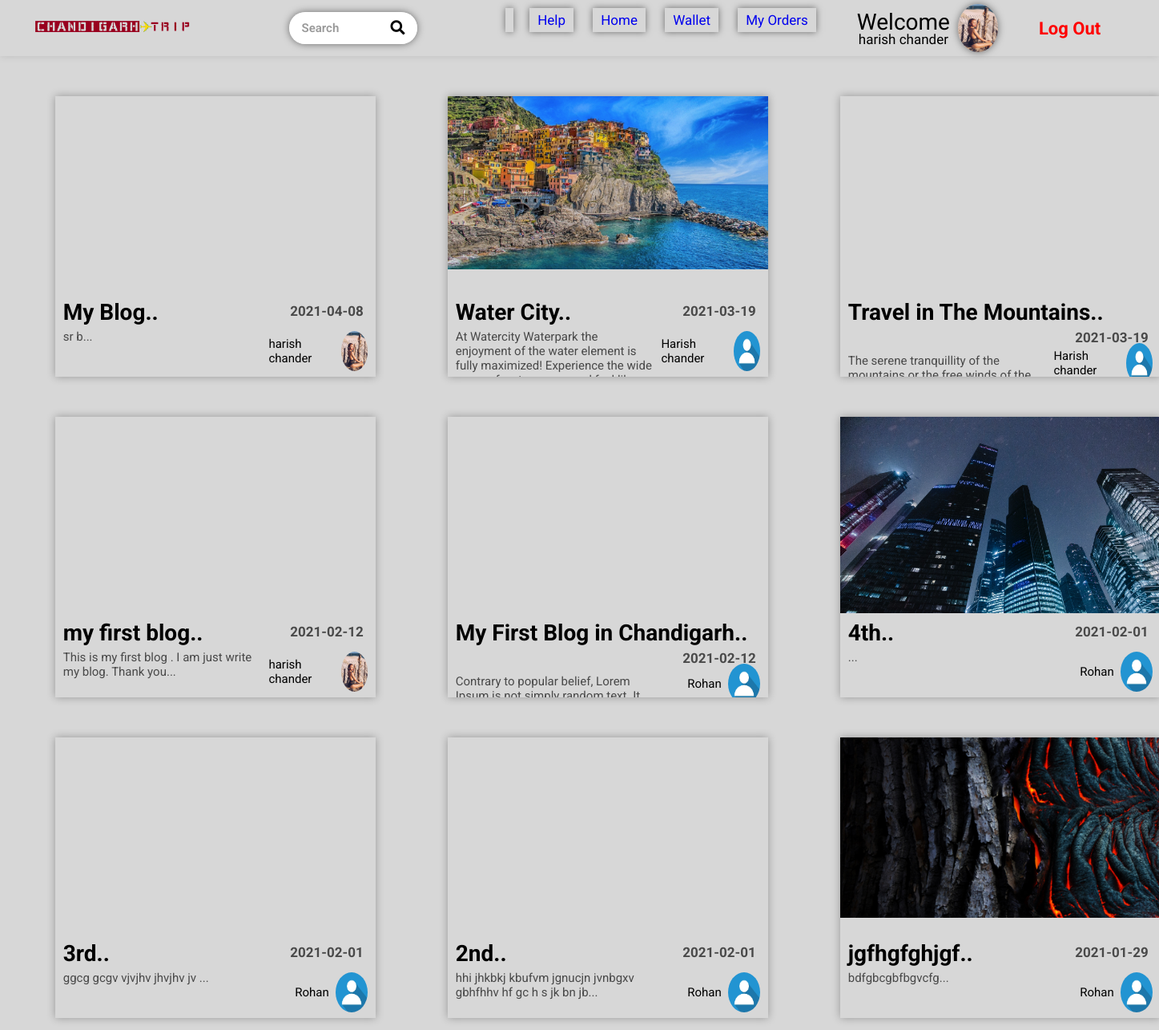
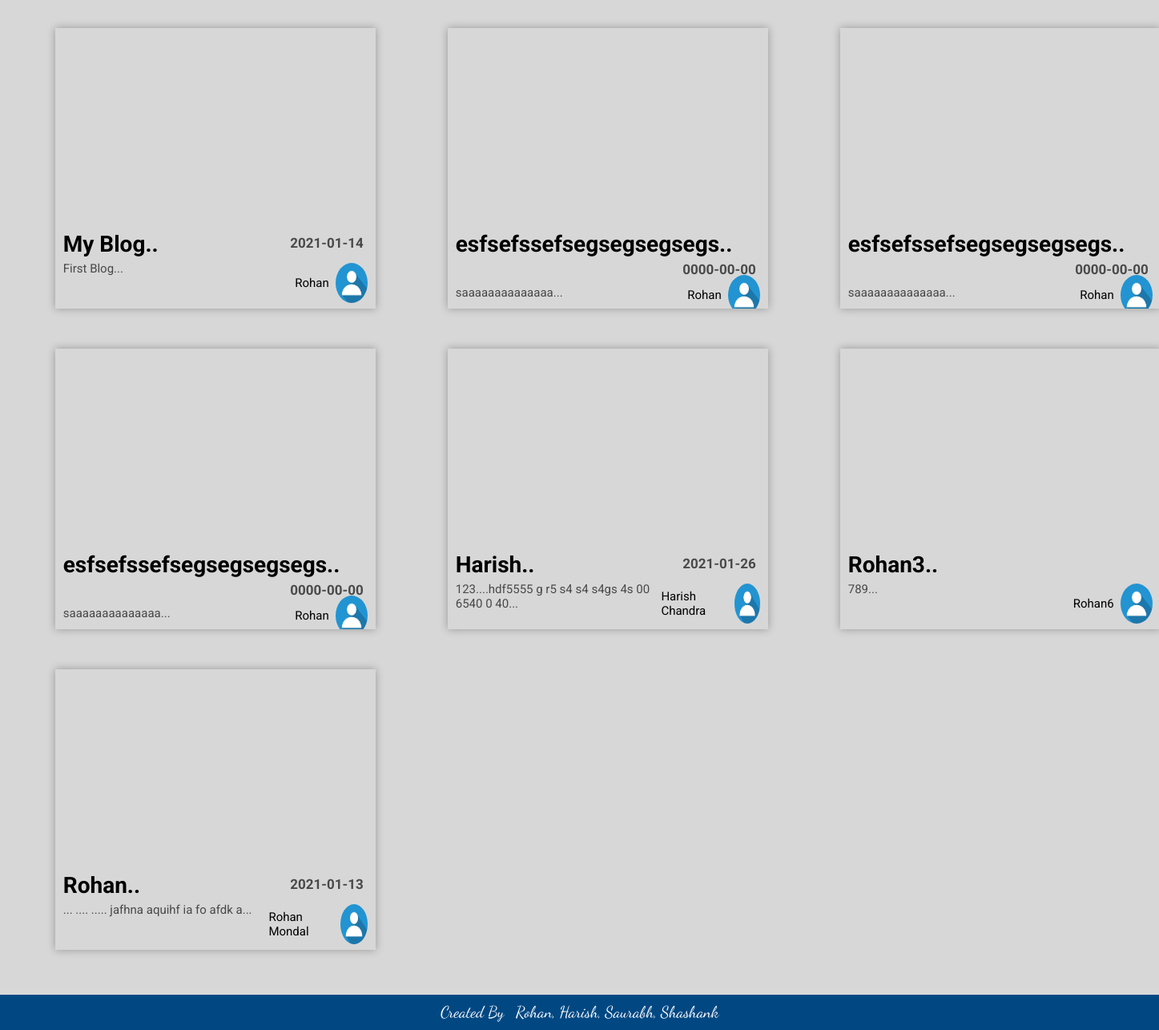
/allblogs.php (signed in), run on the app's committed database (2 pictures, top to bottom).
### tables this page shows
CREATE TABLE `user_data` (
  `id` int(100) NOT NULL,
  `name` varchar(60) NOT NULL,
  `email` varchar(150) NOT NULL,
  `number` varchar(10) NOT NULL,
  `password` varchar(30) NOT NULL,
  `image` varchar(100) NOT NULL,
  `token` varchar(255) NOT NULL
);

CREATE TABLE `blog` (
  `blog_id` int(255) NOT NULL,
  `user_id` int(255) NOT NULL,
  `blog_image` varchar(100) NOT NULL,
  `blog_tittle` varchar(150) NOT NULL,
  `user_name` varchar(100) NOT NULL,
  `user_image` varchar(100) NOT NULL,
  `blog_dec` text NOT NULL,
  `date` date DEFAULT NULL
);

### allblogs.php (the view, shortened to what this page needs)
<?php
include "./database/conn.php";
?>
<!DOCTYPE html>
<head>
    <link rel="stylesheet" href="https://cdnjs.cloudflare.com/ajax/libs/font-awesome/5.13.0/css/all.min.css" />
    <link rel="stylesheet" href="https://cdnjs.cloudflare.com/ajax/libs/font-awesome/4.7.0/css/font-awesome.css" />
    <link rel="stylesheet" href="./css/allblogs.css">
</head>
<body>
    <div class="main-container">
        <?php include "./pages/header.php" ?>
        <main>
            <div class="row-1">
                <div class="innerBlogContainer">
                    <?php
                    if ($_GET['id'] == 0) {
                        $sqlUserBlog = "SELECT * FROM blog ORDER BY blog_id DESC";
                    } else {
                        $sqlUserBlog = "SELECT * FROM user_data JOIN blog ON user_data.id = blog.user_id WHERE user_data.id = '{$_GET['id']}' ORDER BY blog.blog_id DESC";
                    }
                    $resultUserBlog = mysqli_query($conn, $sqlUserBlog) or die("Query Failed!!");
                    if (mysqli_num_rows($resultUserBlog) > 0) {
                        while ($rowUserBlog = mysqli_fetch_assoc($resultUserBlog)) {
                    ?>
                            <a href="./blog.php?id=<?php echo $rowUserBlog['blog_id']; ?>" class="blog">
                                <div class="blogImg">
                                    <img src="./blog images/<?php echo $rowUserBlog['blog_image']; ?>" alt="">
                                </div>
                                <div class="blogData">
                                    <h1>
                                    <?php echo substr($rowUserBlog['blog_tittle'], 0, 28) . ".."; ?>
                                        <span><?php echo $rowUserBlog['date']; ?></span>
                                    </h1>
                                    <p><?php echo substr($rowUserBlog['blog_dec'], 0, 130) . "..."; ?></p>
                                    <div>
                                        <span><?php echo $rowUserBlog['user_name']; ?></span>
                                        <img src="./profile images/<?php echo $rowUserBlog['user_image']; ?>" alt="Profile Picture">
                                    </div>
                                </div>
                            </a>
                    <?php
                        }
                    } else {
                        echo "<h1>No Blog</h1>";
                    }
                    ?>
                </div>
            </div>
        </main>
        <?php include "./pages/footer.php"; ?>
    </div>
</body>
</html>

### pages/header.php (shortened to what this page needs)
<header>
    <div class="left-container">
        <a href="./index.php" class="logo">
            <img src="./images/logo.png" alt="Logo">
        </a>
        <div class="search-bar">
            <form id="search-form" action="" method="get">
                <input type="search" name="search" id="search" placeholder="Search" autocomplete="off">
                <span onclick="document.getElementById('search-form').submit();"><i class="fas fa-search"></i></span>
            </form>
        </div>
        <div class="help">
            <div id="google_translate_element"></div>
        </div>
    </div>
    <div class="right-container">
        <?php
        if (isset($_SESSION['use'])) { ?>
            <div class="login-section">
                <div class="buttons">
                    <a href="./help.php" class="<?php echo $active4 ?>">Help</a>
                    <a class="<?php echo $active1 ?>" href="./index.php">Home</a>
                    <a class="<?php echo $active2 ?>" href="./wallet.php">Wallet</a>
                    <a class="<?php echo $active3 ?>" href="./myorder.php">My Orders</a>
                </div>
                <?php
                include "./database/conn.php";
                $sql2 = "SELECT name, image FROM user_data WHERE id = '{$_SESSION['user_id']}'";
                $result2 = mysqli_query($conn, $sql2);
                $row2 = mysqli_fetch_assoc($result2);
                ?>
                <div class="profile-section">
                    <div class="info">
                        <span>Welcome</span>
                        <p><?php echo $row2['name']; ?></p>
                    </div>
                    <div class="p-pic">
                        <img src="./profile images/<?php echo $row2['image']; ?>" alt="Profile Image">
                    </div>
                </div>
                <a href="./database/logout.php" class="logout">Log Out</a>
            </div>
        <?php
        }
        ?>
    </div>
</header>

### data on the page
user_data: name "harish chander", image (picture)
blog: blog_tittle "My Blog", date "2021-04-08", blog_dec "sr b", user_name "harish chander", user_image (picture)
blog: blog_image (picture), blog_tittle "Water City", date "2021-03-19", blog_dec "At Watercity Waterpark the enjoyment of the water element is fully maximized! Experience the wide…", user_name "Harish chander", user_image (placeholder picture)
blog: blog_tittle "Travel in The Mountains", date "2021-03-19", blog_dec "The serene tranquillity of the…", user_name "Harish chander", user_image (placeholder picture)
blog: blog_tittle "my first blog", date "2021-02-12", blog_dec "This is my first blog . I am just write my blog. Thank you", user_name "harish chander", user_image (picture)
blog: blog_tittle "My First Blog in Chandigarh", date "2021-02-12", blog_dec "Contrary to popular belief, Lorem…", user_name "Rohan", user_image (placeholder picture)
blog: blog_image (picture), blog_tittle "4th", date "2021-02-01", user_name "Rohan", user_image (placeholder picture)
blog: blog_tittle "3rd", date "2021-02-01", blog_dec "ggcg gcgv vjvjhv jhvjhv jv", user_name "Rohan", user_image (placeholder picture)
blog: blog_tittle "2nd", date "2021-02-01", blog_dec "hhi jhkbkj kbufvm jgnucjn jvnbgxv gbhfhhv hf gc h s jk bn jb", user_name "Rohan", user_image (placeholder picture)
blog: blog_image (picture), blog_tittle "jgfhgfghjgf", date "2021-01-29", blog_dec "bdfgbcgbfbgvcfg", user_name "Rohan", user_image (placeholder picture)
blog: blog_tittle "My Blog", date "2021-01-14", blog_dec "First Blog", user_name "Rohan", user_image (placeholder picture)
blog: blog_tittle "esfsefssefsegsegsegsegs", date "0000-00-00", blog_dec "saaaaaaaaaaaaaa", user_name "Rohan", user_image (placeholder picture)
blog: blog_tittle "esfsefssefsegsegsegsegs", date "0000-00-00", blog_dec "saaaaaaaaaaaaaa", user_name "Rohan", user_image (placeholder picture)
blog: blog_tittle "esfsefssefsegsegsegsegs", date "0000-00-00", blog_dec "saaaaaaaaaaaaaa", user_name "Rohan", user_image (placeholder picture)
blog: blog_tittle "Harish", date "2021-01-26", blog_dec "123....hdf5555 g r5 s4 s4 s4gs 4s 00 6540 0 40", user_name "Harish Chandra", user_image (placeholder picture)
blog: blog_tittle "Rohan3", blog_dec "789", user_name "Rohan6", user_image (placeholder picture)
blog: blog_tittle "Rohan", date "2021-01-13", blog_dec "... .... ..... jafhna aquihf ia fo afdk a", user_name "Rohan Mondal", user_image (placeholder picture)
